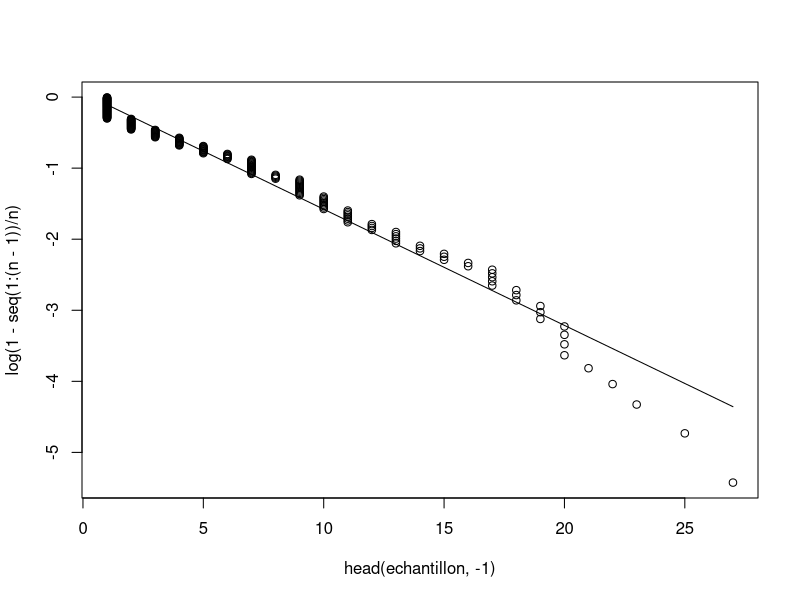
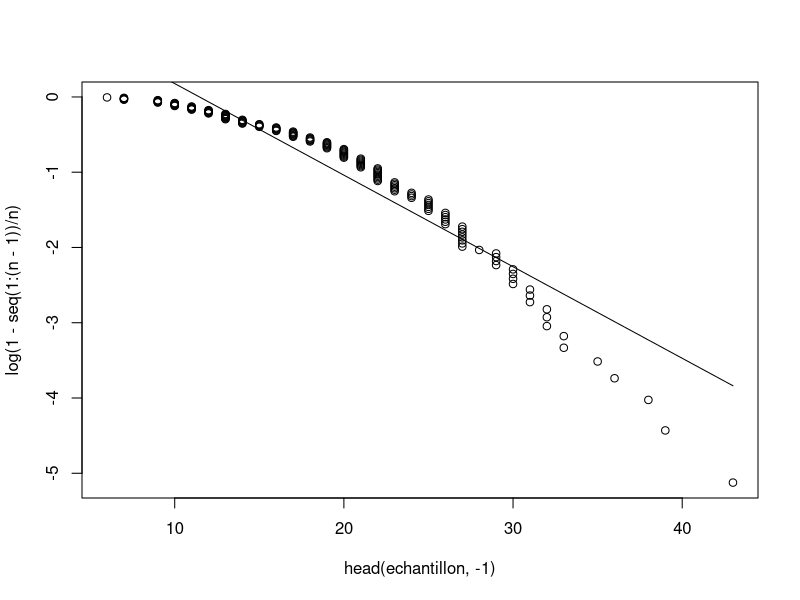
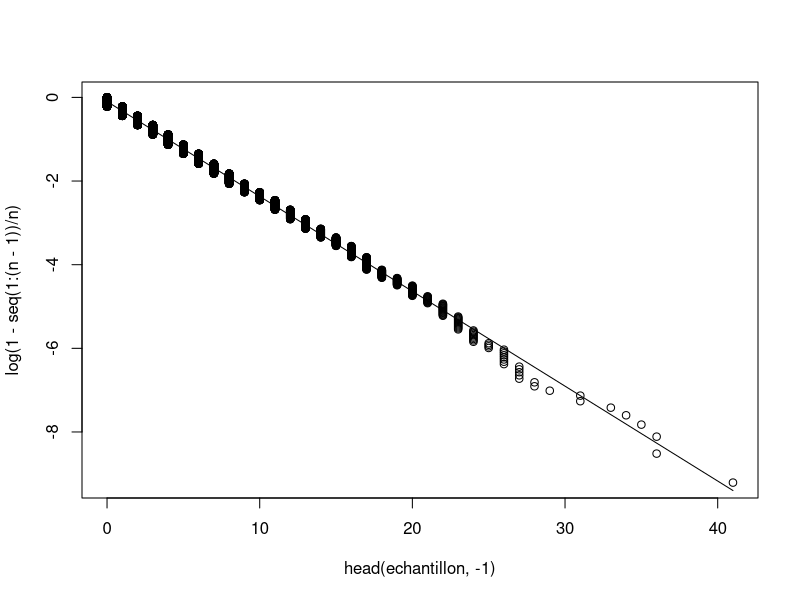

Reproduce these figures in R, in order.
# Exercice 1 - Question 3
# Graphe de probabilités pour la loi géométrique

# Récupération des données
# (!) Il faut se trouver dans le dossier des scripts
# (!) Sous RStudio, menu "Session > Set Working directory > To Source File Location"
groupe1 <- read.table("groupe1.txt")[,1]
groupe2 <- read.table("groupe2.txt")[,1]

# Tri des données
groupe1_ord <- sort(groupe1)
groupe2_ord <- sort(groupe2)

# Fonction pour tracer un graphe de probabilités
# par rapport à la loi géométrique (cas r = 1)
# PRECONDITIONS : <echantillon> est trié
graphe_probabilites <- function(echantillon)
{
  # Le graphe de probabilités est de la forme h[F(k)] alpha(p)g(k) + beta(p)
  # avec, dans le cas de la loi géométrique :
  #   -> h[F(k)] = ln(1 - F(k))
  #   -> alpha(p) = ln(1 - p)
  #   -> g(k) = k
  #   -> beta(p) = 0
  
  # On trace donc (g(k_i*), h(i/n))
  # NB : on évite le cas ln(0) indéfini en allant jusqu'à n - 1
  n = length(echantillon)
  plot(head(echantillon, -1), log(1 - seq(1:(n-1))/n))
  
  # Si on considère les points alignés, on peut essayer d'en déduire une pente
  # qui représentera le paramètre p. On trace la droite des moindres carrés. 
  abs = head(echantillon,  -1)
  ord = log(1 - seq(1:(n-1))/n)
  reg = lm(ord~abs)
  lines(abs, fitted.values(reg))
  
  # On estime et retourne un paramètre p
  # La pente de la droite des moindres carrés est ln(1 - p)
  pente = reg$coefficients[2]
  return(-exp(pente) + 1)
}

res = graphe_probabilites(groupe1_ord)
graphe_probabilites(groupe2_ord)

# Jeu de données simulé pour la mesure de qualité
nb_simulations = 10000;
simulations = rgeom(nb_simulations, 0.2)
simulations_ord = sort(simulations)

graphe_probabilites(simulations_ord)